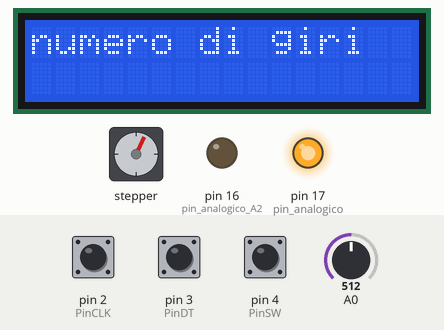
Recording of a sketch running on a simulated Arduino Uno, built with avr-gcc and run on an emulated ATmega328P. Shown: 16×2 character LCD, stepper motor, output pins drawn as LEDs (lit = HIGH). The inputs (shaded band) are chosen by the test bench; at power-on: A0 = 512, pin 2 (PinCLK) LOW, pin 4 (PinSW) HIGH, pin 3 (PinDT) HIGH. Stepper angles assume 2048 steps per turn.

Above: at 1.2 s.
1.3 s: A0 set to 541
At 1.79 s:
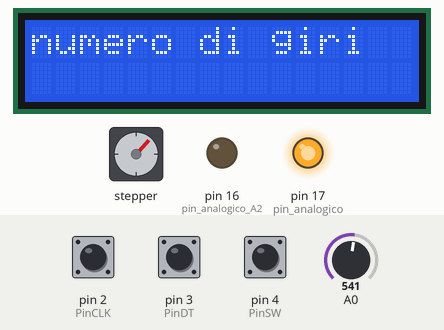
4.0 s: A0 set to 561
At 4.62 s:
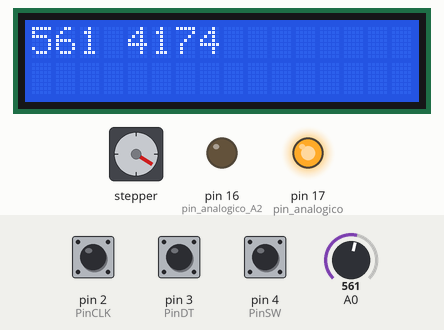
6.9 s: A0 set to 540
At 7.44 s:
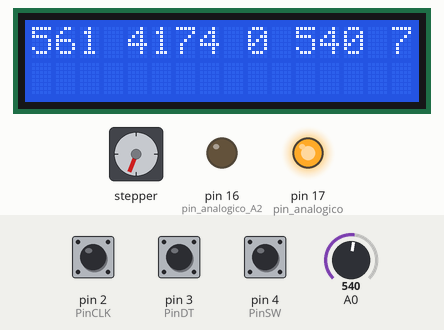
9.7 s: pin 2 (PinCLK) pulsed HIGH 2 times (0.12 s each, 0.3 s apart)
12.6 s: pin 4 (PinSW) pulled LOW for 0.4 s
Timing chart, 0 to 18.5 s (numbered marks = the images above; inputs shaded):
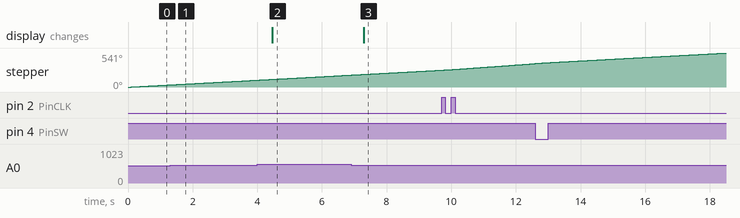

Measured:
- the behaviour switches between 550 and 551 on A0 (found by bisection; images 1 and 2)
- after the input at 4.0 s, the display: changes after 0.46 s (image 2)
- after the input at 6.9 s, the display: changes after 0.39 s (image 3)

The sketch:

orologio_motorepassopasso.ino
```cpp
// 5 sketch


// ESPERIMENTO DI CINEMATICA ROTAZIONALE: VELOCITA' ANGOLARE
// Materiale: scheda Arduino con cavetti,
//            motore passo passo 28BYJ-48 (con driver ULN2003APG),
//            quadrante e lancetta
//            encoder rotativo che pilota una variazione di velocità,
//            alimentazione esterna (power bank con regolatore di tensione a 5V)
//            display LCD 1602 per mostrare il numero di giri

#include "Stepper.h"  // libreria per usare il motore passo passo
#include <Wire.h>     // libreria per la comunicazione I2C
#include <LiquidCrystal_I2C.h>
// Set the LCD address to 0x27 for a 16 chars and 2 line display
LiquidCrystal_I2C lcd(0x27, 16, 2);

#define STEPS  32  // n° passi per una rivoluzione dell'asse interno, 2048 (?) passi per quello esterno

volatile boolean TurnDetected;  // variabili di tipo volatile necessarie per l'interrupt
volatile boolean rotationdirection;

int RotaryPosition = 0;   // per salvare la posizione
int PrevPosition;    // precedente posizione per controllo accuratezza

#define PinCLK 2   // PIN ENCODER ROTATIVO, il segnale CLK genera l'Interrupt
#define PinDT 3    // segnale di lettura
#define PinSW 4    // legge la pressione del pulsante incorporato nell'encoder

#define RISOLUZIONE 50  // PARAMETRI DI CONTROLLO: passo minimo del motore passo passo
int speed = 300;       // e velocità iniziale (effetto su posizione e velocità angolari)

Stepper small_stepper(STEPS, 8, 10, 9, 11);   // PIN MOTORE PASSO PASSO In1, In2, In3, In4 in sequenza 1-3-2-4

int x = 0;  // lettura sensore magnetico

bool tasto = false;
bool prev_tasto = false;

int n = 0;


void isr () {   // La routine Interrupt gira se CLK va da HIGH a LOW
  delay(4);     // pausa per Debouncing
  if (digitalRead(PinCLK)) rotationdirection= digitalRead(PinDT);
  else rotationdirection= !digitalRead(PinDT); TurnDetected = true;
}


void setup () {
  pinMode(PinCLK,INPUT);
  pinMode(PinDT,INPUT);
  pinMode(PinSW,INPUT);
  digitalWrite(PinSW, HIGH); // Pulsante con resistore Pull-Up
  attachInterrupt (0,isr,FALLING);  // Interrupt 0 deve essere sempre connessa al pin 2 di Arduino UNO

  pinMode(16,OUTPUT);  // pin analogico A2
  digitalWrite(16,LOW);
  pinMode(17,OUTPUT);  // pin analogico
  digitalWrite(17,HIGH);
  // initialize the LCD
  lcd.begin();
  // Turn on the blacklight and print a message.
  lcd.backlight();
  lcd.print("numero di giri");
  //Serial.begin(9600);
}


void loop () {
  small_stepper.setSpeed(speed);  // Pare che il massimo sia 700 (?)
  if (!(digitalRead(PinSW))) {  // controlla se il pulsante è stato premuto
    speed=300;                  // e in tal caso resetta la velocità
  }
  if (TurnDetected) {  // Si attiva se viene individuata una rotazione dell'encoder
    PrevPosition = RotaryPosition; // Salva la posizione precedente
    if (rotationdirection) {
      RotaryPosition=RotaryPosition-1;  // diminuisce la variabile per selezionare poi il tipo di variazione
    }                                   // di velocità che subirà il motore, se diminuzione o aumento
    else {
      RotaryPosition=RotaryPosition+1;   // la aumenta
    }
    TurnDetected = false; // per NON ripetere la struttura IF fino a nuova individuazione di rotazione

    if ((PrevPosition + 1) == RotaryPosition) { // Per aumentare la velocità del motore (antiorario encoder)
      speed += 50;
      small_stepper.setSpeed(speed);
    }
    if ((RotaryPosition + 1) == PrevPosition) { // Per diminuire la velocità del motore (orario encoder)
      speed -= 50;
      small_stepper.setSpeed(speed);
    }
  }

  small_stepper.step(RISOLUZIONE);  // muove il motore di un passo, con la velocità appena settata

  x = analogRead(A0);

  if( x > 550 ){
    tasto = true;
  }else{
    tasto = false;
  }

  if (!prev_tasto && tasto) {
    //Serial.println("inizio passaggio");
    lcd.clear();
    lcd.print(x);
    lcd.print(" ");
    lcd.print(millis());
    lcd.print(" ");
    prev_tasto = tasto;
  }

  if (prev_tasto && !tasto) {
    //Serial.println("fine passaggio");
    //Serial.println(x);
    prev_tasto = tasto;
    lcd.print(n);
    lcd.print(" ");
    lcd.print(x);
    lcd.print(" ");
    lcd.print(millis());
    n++;
  }

}

// Fonte MOTORE E ENCODER: https://www.brainy-bits.com/stepper-motor-rotary-encoder-p1/
// Supporto: Maria Panteghini
// Datasheet https://www.alldatasheet.com/datasheet-pdf/pdf/470261/TOSHIBA/ULN2003APG.html

// Fonte LCD commento in corso Aliverti 219, diverso dallo sketch
// ecco qui http://scienceclub.org.au/download/1602-lcd-display-serial-connection-arduino-library/
// Inoltre: modifica mia per VCC e GND su pin analogici, non dimenticare i2cscanner.ino
//          e modifica mia per conteggio giri a partire da corso Aliverti #43

// TEST CON OSCILLOSCOPIO giugno 2020: file 30 e 31


/*


// ESPERIMENTO DI CINEMATICA ROTAZIONALE: VELOCITA' ANGOLARE           [senza LCD]
// Materiale: scheda Arduino con cavetti,
//            motore passo passo 28BYJ-48 (con driver ULN2003APG),
//            quadrante e lancetta
//            encoder rotativo che pilota una variazione di velocità,
//            alimentazione esterna (power bank con regolatore di tensione a 5V)

#include "Stepper.h"
#include <Wire.h>

#define STEPS  32  // N° passi per una rivoluzione dell'asse interno, 2048 (?) passi per quello esterno
volatile boolean TurnDetected;  // tipo volatile necessario per avere l'Interrupt
volatile boolean rotationdirection;  // utile per rotazione oraria o antioraria dell'encoder
int RotaryPosition = 0; // per salvare la posizione
int PrevPosition; // precedente posizione per controllo accuratezza

#define PinCLK 2   // PIN ENCODER ROTATIVO, il segnale CLK genera l'Interrupt
#define PinDT 3    // segnale di lettura
#define PinSW 4    // legge la pressione del pulsante incorporato nell'encoder

#define RISOLUZIONE 50  // PARAMETRI DI CONTROLLO: passo minimo del motore passo passo
#define speed 300       // e velocità iniziale (effetto su posizione e velocità angolari)

Stepper small_stepper(STEPS, 8, 10, 9, 11);   // PIN MOTORE PASSO PASSO In1, In2, In3, In4 in sequenza 1-3-2-4


void isr () {   // La routine Interrupt gira se CLK va da HIGH a LOW
  delay(4);     // pausa per Debouncing
  if (digitalRead(PinCLK)) rotationdirection= digitalRead(PinDT);
  else rotationdirection= !digitalRead(PinDT); TurnDetected = true;
}


void setup () {
  pinMode(PinCLK,INPUT);
  pinMode(PinDT,INPUT);
  pinMode(PinSW,INPUT);
  digitalWrite(PinSW, HIGH); // Pulsante con resistore Pull-Up
  attachInterrupt (0,isr,FALLING);  // Interrupt 0 deve essere sempre connessa al pin 2 di Arduino UNO
}


void loop () {
  small_stepper.setSpeed(speed);  // Pare che il massimo sia 700 (?)
  if (!(digitalRead(PinSW))) {  // controlla se il pulsante è stato premuto
    speed=300;                  // e in tal caso resetta la velocità
  }
  if (TurnDetected) {  // Si attiva se viene individuata una rotazione dell'encoder
    PrevPosition = RotaryPosition; // Salva la posizione precedente
    if (rotationdirection) {
      RotaryPosition=RotaryPosition-1;  // diminuisce la variabile per selezionare poi il tipo di variazione
    }                                   // di velocità che subirà il motore, se diminuzione o aumento
    else {
      RotaryPosition=RotaryPosition+1;   // la aumenta
    }
    TurnDetected = false; // per NON ripetere la struttura IF fino a nuova individuazione di rotazione

    if ((PrevPosition + 1) == RotaryPosition) { // Per aumentare la velocità del motore (antiorario encoder)
      speed += 50;
      small_stepper.setSpeed(speed);
    }
    if ((RotaryPosition + 1) == PrevPosition) { // Per diminuire la velocità del motore (orario encoder)
      speed -= 50;
      small_stepper.setSpeed(speed);
    }
  }

  small_stepper.step(RISOLUZIONE);  // muove il motore di un passo, con la velocità appena settata

}

// Fonte: https://www.brainy-bits.com/stepper-motor-rotary-encoder-p1/
// Supporto: Maria Panteghini
// Datasheet https://www.alldatasheet.com/datasheet-pdf/pdf/470261/TOSHIBA/ULN2003APG.html
// Test: ok con ARDUINO UNO (a) e NANO (a) e PC, ok anche alimentato con power


*/


/*


// ESPERIMENTO DI CINEMATICA ROTAZIONALE: POSIZIONE ANGOLARE
// materiale: motore passo passo e encoder rotativo

#include "Stepper.h"  // libreria per il motore passo passo
#include <Wire.h> // xxx?
#define STEPS 32  // n° passi per una rivoluzione interna che corrispondono a 2048 xxx? passi per una rivoluzione esterna
volatile boolean TurnDetected;  // serve per l'Interrupt
volatile boolean rotationdirection;  // rotazione oraria o antioraria
const int PinCLK = 2;  // per generare l'Interrupt usando il segnale CLK dell'encoder
const int PinDT = 3;  // per leggere il segnale DT dell'encoder
const int PinSW = 4;  // per leggere se si preme il pulsante dell'encoder
const int RISOLUZIONE = 50;  // 90 GRADI 257 xxx?
int RotaryPosition = 0;  // per salvare la posizione del motore passo passo
int PrevPosition;  // valore della posizione precedente dell'encoder, per testare l'accuratezza
int StepsToTake;  // quanto si muove il motore passo passo

// Settaggio della corretta sequenza per i pin del motore passo passo: In1, In2, In3, In4 con sequenza 1-3-2-4
Stepper small_stepper(STEPS, 8, 10, 9, 11);

// Funzione di Interrupt che si attiva se il CLK passa da HIGH a LOW, identifica la direzione di rotazione
void isr(){
  delay(4);  // attesa per debouncing
  if (digitalRead(PinCLK)) rotationdirection = digitalRead(PinDT);
  else rotationdirection = !digitalRead(PinDT);
  TurnDetected = true;
}


void setup(){
  pinMode(PinCLK,INPUT);  // funzione presa dalle librerie restituisce void
  pinMode(PinDT,INPUT);
  pinMode(PinSW,INPUT);
  digitalWrite(PinSW,HIGH);  // pulsante di tipo pull-up
  attachInterrupt(0,isr,FALLING);  // interrupt 0 sempre connesso al pin del CLK
}


void loop () {
  small_stepper.setSpeed(600);  // max sembra essere 700

  if(!(digitalRead(PinSW))){  // riporta a zero se schiaccio il bottone
    if (RotaryPosition == 0){
    }
    else{
      small_stepper.step(-(RotaryPosition*RISOLUZIONE));
      RotaryPosition = 0;
    }
  }

  if(TurnDetected){  // se avviene la rotazione
    PrevPosition = RotaryPosition;  // salva la precedente posizione
    if(rotationdirection){  // diminuisce di uno
      RotaryPosition = RotaryPosition-1;
    }
    else{  // aumenta di uno
      RotaryPosition = RotaryPosition+1;
    }
    TurnDetected = false; // non ripete il ciclo IF fino a nuova rilevazione di rotazione

   // Ciclo per individuare in quale senso di rotazione muovere il motore passo passo
   if ((PrevPosition + 1) == RotaryPosition) { // senso orario (o viceversa)
     StepsToTake=RISOLUZIONE;
     small_stepper.step(StepsToTake);
   }
   if ((RotaryPosition + 1) == PrevPosition) { // senso antiorario (o viceversa)
     StepsToTake=-RISOLUZIONE;
     small_stepper.step(StepsToTake);
   }
 }
}


// fonti primarie:
// fonte https://www.brainy-bits.com/stepper-motor-rotary-encoder-p1/
// supporto: Maria Panteghini


*/


/*


// MOTORE PASSO PASSO - con Arduino UNO da tablet ok
// senza uso della libreria

// pin di collegamento col motore
const int  IN1 = 8;
const int  IN2 = 9;
const int  IN3 = 10;
const int  IN4 = 11;

// costante per motore spento
const int MotoreOFF = 99;

// funzione a quattro variabili che alza o abbassa i pin
void Uscita( int i4,int i3,int i2,int i1){
  if (i1==1) digitalWrite(IN1,HIGH); else digitalWrite(IN1,LOW);
  if (i2==1) digitalWrite(IN2,HIGH); else digitalWrite(IN2,LOW);
  if (i3==1) digitalWrite(IN3,HIGH); else digitalWrite(IN3,LOW);
  if (i4==1) digitalWrite(IN4,HIGH); else digitalWrite(IN4,LOW);
}

// funzione a una variabile che imposta il movimento del motore in otto casi distinti
void EseguiPasso(int stato){
  int i1,i2,i3,i4;
  switch ( stato ) {  // vedi tabella nel PDF del motore passo passo
       case 0: Uscita(0,0,0,1); break;
       case 1: Uscita(0,0,1,1); break;
       case 2: Uscita(0,0,1,0); break;
       case 3: Uscita(0,1,1,0); break;
       case 4: Uscita(0,1,0,0); break;
       case 5: Uscita(1,1,0,0); break;
       case 6: Uscita(1,0,0,0); break;
       case 7: Uscita(1,0,0,1); break;
       case MotoreOFF: Uscita(0,0,0,0); break;
  }
  delay(1); //ritardo almeno 1 mS
}

// funzione di attesa prima di accendere il motore
void RitardoAccensione(){
  EseguiPasso(MotoreOFF);
  for(int i=0; i<20; i++){
    digitalWrite(13,HIGH);
    delay(250);
    digitalWrite(13,LOW);
    delay(250);
  }
}


void setup()
{
    pinMode(IN1, OUTPUT);
    pinMode(IN2, OUTPUT);
    pinMode(IN3, OUTPUT);
    pinMode(IN4, OUTPUT);
    pinMode(13,OUTPUT);
    RitardoAccensione();
}


void loop(){
  int stato;
  stato=0; //inizio da uno stato arbitrario
  //digitalWrite(13,HIGH);

  // realizzo un movimento di rotazione oraria
  for(int k=0; k<4; k++){
    for (int i=0; i<1024; i++) { // 90 gradi a ciclo
        EseguiPasso(stato);
        stato+=1; // avanza nella tabella
        if ((stato)>7) stato=0;
      }
    EseguiPasso(MotoreOFF);
    delay(500);  // pausa di mezzo secondo
  }
  delay(1000); // pausa di 1 secondo
  //digitalWrite(13,LOW);  //spento LED13

  // realizzo un movimento di rotazione antioraria
  for(int k=0; k<4; k++){
    for (int i=0; i<1024; i++) { // 90 gradi a ciclo
        EseguiPasso(stato);
        stato-=1; //torna indietro nella tabella
        if ((stato)<0) stato=7;
      }
    EseguiPasso(MotoreOFF);
    delay(500);
    }
  delay(1000);
}
// Fonte: https://aspettandoilbus.blogspot.com/2014/09/collegare-il-motore-passo-passo-28byj.html


*/


/*


// ok con UNO e tablet

#include <Stepper.h>
 const int stepsPerRevolution = 500; //Inicializa a biblioteca utilizando as portas de 8 a 11 para //ligacao ao motor
 Stepper myStepper(stepsPerRevolution, 8,10,9,11);

void setup() { //Determina a velocidade inicial do motor
 myStepper.setSpeed(60); }

 void loop() { //Gira o motor no sentido horario a 90 graus
for (int i = 0; i<=3; i++) {
myStepper.step(-512);
delay(2000); } //Gira o motor no sentido anti-horario a 120 graus
 for (int i = 0; i<=2; i++) {
myStepper.step(682);
delay(2000); } //Gira o motor no sentido horario, aumentando a //velocidade gradativamente
for (int i = 10; i<=60; i=i+10) {
myStepper.setSpeed(i);
myStepper.step(40*i); }
delay(2000); }

// fonte https://www.filipeflop.com/blog/controlando-um-motor-de-passo-5v-com-arduino/


*/
```
